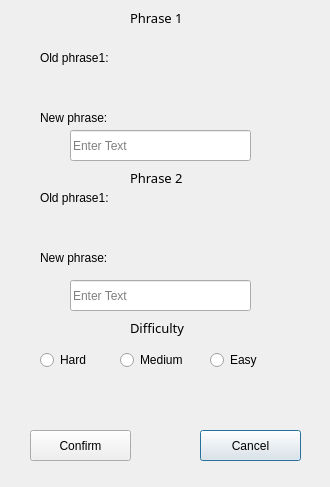
<?xml version="1.0" encoding="UTF-8"?>
<ui version="4.0">
 <class>Dialog</class>
 <widget class="QDialog" name="Dialog">
  <property name="geometry">
   <rect>
    <x>0</x>
    <y>0</y>
    <width>330</width>
    <height>487</height>
   </rect>
  </property>
  <property name="windowTitle">
   <string>Edit card</string>
  </property>
  <widget class="QPushButton" name="cancelButton">
   <property name="geometry">
    <rect>
     <x>200</x>
     <y>430</y>
     <width>101</width>
     <height>31</height>
    </rect>
   </property>
   <property name="text">
    <string>Cancel</string>
   </property>
  </widget>
  <widget class="QPushButton" name="confirmButton">
   <property name="geometry">
    <rect>
     <x>30</x>
     <y>430</y>
     <width>101</width>
     <height>31</height>
    </rect>
   </property>
   <property name="text">
    <string>Confirm</string>
   </property>
  </widget>
  <widget class="QLabel" name="phraseLabel1">
   <property name="geometry">
    <rect>
     <x>130</x>
     <y>10</y>
     <width>81</width>
     <height>16</height>
    </rect>
   </property>
   <property name="font">
    <font>
     <family>Rockwell</family>
     <pointsize>10</pointsize>
     <weight>50</weight>
     <bold>false</bold>
    </font>
   </property>
   <property name="text">
    <string>Phrase 1</string>
   </property>
  </widget>
  <widget class="QLabel" name="phraseLabel2">
   <property name="geometry">
    <rect>
     <x>130</x>
     <y>170</y>
     <width>81</width>
     <height>16</height>
    </rect>
   </property>
   <property name="font">
    <font>
     <family>Rockwell</family>
     <pointsize>10</pointsize>
     <weight>50</weight>
     <bold>false</bold>
    </font>
   </property>
   <property name="text">
    <string>Phrase 2</string>
   </property>
  </widget>
  <widget class="QLabel" name="label_3">
   <property name="geometry">
    <rect>
     <x>40</x>
     <y>50</y>
     <width>81</width>
     <height>16</height>
    </rect>
   </property>
   <property name="text">
    <string>Old phrase1: </string>
   </property>
  </widget>
  <widget class="QLabel" name="label_4">
   <property name="geometry">
    <rect>
     <x>40</x>
     <y>110</y>
     <width>81</width>
     <height>16</height>
    </rect>
   </property>
   <property name="text">
    <string>New phrase:</string>
   </property>
  </widget>
  <widget class="QLabel" name="oldLabel1">
   <property name="geometry">
    <rect>
     <x>50</x>
     <y>80</y>
     <width>271</width>
     <height>16</height>
    </rect>
   </property>
   <property name="text">
    <string/>
   </property>
  </widget>
  <widget class="QLabel" name="oldLabel2">
   <property name="geometry">
    <rect>
     <x>50</x>
     <y>220</y>
     <width>271</width>
     <height>16</height>
    </rect>
   </property>
   <property name="text">
    <string/>
   </property>
  </widget>
  <widget class="QLabel" name="label_7">
   <property name="geometry">
    <rect>
     <x>40</x>
     <y>190</y>
     <width>81</width>
     <height>16</height>
    </rect>
   </property>
   <property name="text">
    <string>Old phrase1: </string>
   </property>
  </widget>
  <widget class="QLabel" name="label_8">
   <property name="geometry">
    <rect>
     <x>40</x>
     <y>250</y>
     <width>81</width>
     <height>16</height>
    </rect>
   </property>
   <property name="text">
    <string>New phrase:</string>
   </property>
  </widget>
  <widget class="QLabel" name="HintLabel1">
   <property name="geometry">
    <rect>
     <x>260</x>
     <y>130</y>
     <width>31</width>
     <height>21</height>
    </rect>
   </property>
   <property name="toolTip">
    <string>Allowed symbols: letters and  ',.-?!' ' Letter case matters. 
Max size - 20 symbols. First symbol can be only a letter.</string>
   </property>
   <property name="text">
    <string/>
   </property>
  </widget>
  <widget class="QLabel" name="HintLabel2">
   <property name="geometry">
    <rect>
     <x>260</x>
     <y>285</y>
     <width>31</width>
     <height>21</height>
    </rect>
   </property>
   <property name="toolTip">
    <string>Allowed symbols: letters and  ',.-?!' ' Letter case matters. 
Max size - 20 symbols. First symbol can be only a letter.</string>
   </property>
   <property name="text">
    <string/>
   </property>
  </widget>
  <widget class="QRadioButton" name="HardRB">
   <property name="geometry">
    <rect>
     <x>40</x>
     <y>350</y>
     <width>95</width>
     <height>20</height>
    </rect>
   </property>
   <property name="text">
    <string>Hard</string>
   </property>
  </widget>
  <widget class="QLabel" name="PriorityLabel">
   <property name="geometry">
    <rect>
     <x>130</x>
     <y>320</y>
     <width>71</width>
     <height>16</height>
    </rect>
   </property>
   <property name="font">
    <font>
     <family>Rockwell</family>
     <pointsize>10</pointsize>
     <italic>false</italic>
    </font>
   </property>
   <property name="text">
    <string>Difficulty</string>
   </property>
  </widget>
  <widget class="QRadioButton" name="EasyRB">
   <property name="geometry">
    <rect>
     <x>210</x>
     <y>350</y>
     <width>95</width>
     <height>20</height>
    </rect>
   </property>
   <property name="text">
    <string>Easy</string>
   </property>
  </widget>
  <widget class="QLabel" name="ErrorLabel">
   <property name="geometry">
    <rect>
     <x>60</x>
     <y>370</y>
     <width>221</width>
     <height>41</height>
    </rect>
   </property>
   <property name="font">
    <font>
     <family>OCR A Extended</family>
     <pointsize>9</pointsize>
    </font>
   </property>
   <property name="text">
    <string/>
   </property>
  </widget>
  <widget class="QRadioButton" name="MediumRB">
   <property name="geometry">
    <rect>
     <x>120</x>
     <y>350</y>
     <width>95</width>
     <height>20</height>
    </rect>
   </property>
   <property name="text">
    <string>Medium</string>
   </property>
  </widget>
  <widget class="QLineEdit" name="lineForPhrase1">
   <property name="geometry">
    <rect>
     <x>70</x>
     <y>130</y>
     <width>181</width>
     <height>31</height>
    </rect>
   </property>
   <property name="maxLength">
    <number>20</number>
   </property>
   <property name="placeholderText">
    <string>Enter Text</string>
   </property>
  </widget>
  <widget class="QLineEdit" name="lineForPhrase2">
   <property name="geometry">
    <rect>
     <x>70</x>
     <y>280</y>
     <width>181</width>
     <height>31</height>
    </rect>
   </property>
   <property name="maxLength">
    <number>20</number>
   </property>
   <property name="placeholderText">
    <string>Enter Text</string>
   </property>
  </widget>
 </widget>
 <resources/>
 <connections/>
</ui>
